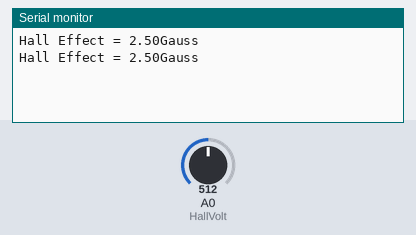
The sketch below on a simulated Arduino Uno, built with avr-gcc and run on an emulated ATmega328P. Parts: the last lines printed to the serial monitor. Inputs (shaded band) come from the test bench; at power-on: A0 (HallVolt) = 512. No radio packets arrive unless stated.

Above: at 1.8 s.
1.9 s: A0 (HallVolt) set to 716
At 2.8 s:
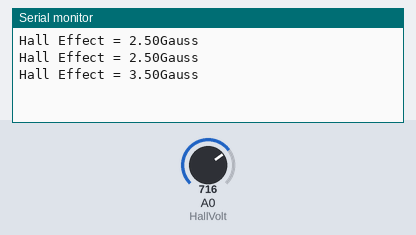
3.4 s: A0 (HallVolt) set to 900
At 4.8 s:
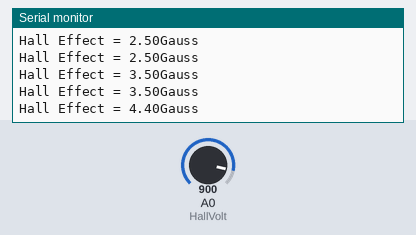
Timing chart, 0 to 6.4 s (numbered marks = the images above; inputs shaded):
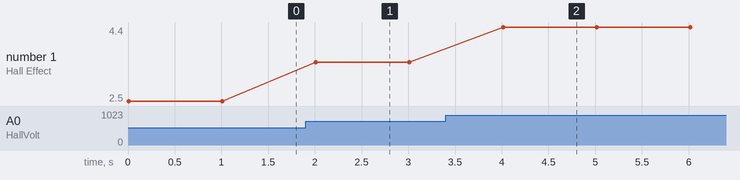

Measured:
- after the input at 1.9 s, the serial monitor: prints a new line after 0.11 s (image 1)
- after the input at 3.4 s, the serial monitor: prints a new line after 0.61 s (image 2)
- plotted number 1: 2.5 → 3.5 after the input at 1.9 s, 3.5 → 4.4 after the input at 3.4 s

The sketch:

Hall_Effect_Sensor_TXT_V2.ino
```cpp
//Transmitter Part
#include <SPI.h>
#include <nRF24L01.h>
#include <RF24.h>

#define HallVolt A0

float hall = 0.0;
RF24 radio(7,8);

const byte rxAddr[6] = "00001";

void setup() {
Serial.begin(9600);
radio.begin();
radio.setRetries (15, 15);
radio.openWritingPipe (rxAddr);
radio.setPayloadSize (32);

radio.stopListening ();

}

void loop() {
hall = analogRead (HallVolt);
hall=hall*5/1023;
//hall = (hall-2.5)*5/(0.00025*1023);
Serial.print("Hall Effect = ");
Serial.print(hall);
Serial.print("Gauss");
Serial.println();
radio.write(&hall, sizeof(hall));
delay(1000);

}
```
